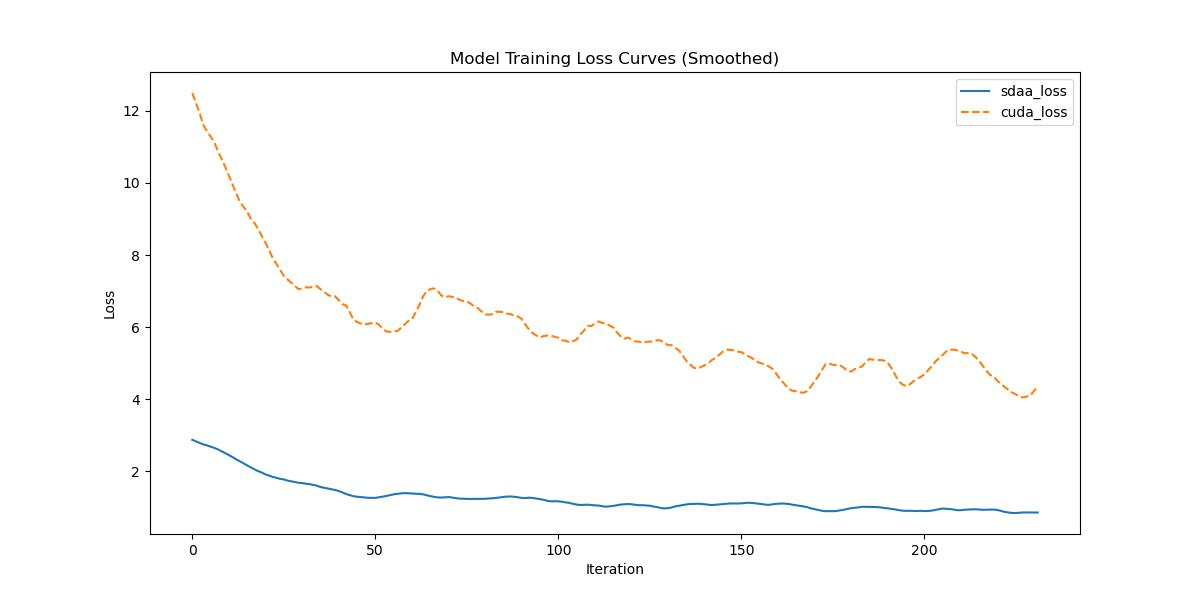

The Python source for this figure:
# BSD 3- Clause License Copyright (c) 2023, Tecorigin Co., Ltd. All rights
# reserved.
# Redistribution and use in source and binary forms, with or without
# modification, are permitted provided that the following conditions are met:
# Redistributions of source code must retain the above copyright notice,
# this list of conditions and the following disclaimer.
# Redistributions in binary form must reproduce the above copyright notice,
# this list of conditions and the following disclaimer in the documentation
# and/or other materials provided with the distribution.
# Neither the name of the copyright holder nor the names of its contributors
# may be used to endorse or promote products derived from this software
# without specific prior written permission.
#
# THIS SOFTWARE IS PROVIDED BY THE COPYRIGHT HOLDERS AND CONTRIBUTORS "AS IS"
# AND ANY EXPRESS OR IMPLIED WARRANTIES, INCLUDING, BUT NOT LIMITED TO, THE
# IMPLIED WARRANTIES OF MERCHANTABILITY AND FITNESS FOR A PARTICULAR PURPOSE
# ARE DISCLAIMED. IN NO EVENT SHALL THE COPYRIGHT HOLDER OR CONTRIBUTORS BE
# LIABLE FOR ANY DIRECT, INDIRECT, INCIDENTAL, SPECIAL, EXEMPLARY, OR
# CONSEQUENTIAL DAMAGES (INCLUDING, BUT NOT LIMITED TO, PROCUREMENT OF
# SUBSTITUTE GOODS OR SERVICES; LOSS OF USE, DATA, OR PROFITS; OR BUSINESS
# INTERRUPTION)
# HOWEVER CAUSED AND ON ANY THEORY OF LIABILITY, WHETHER IN CONTRACT,
# STRICT LIABILITY,OR TORT (INCLUDING NEGLIGENCE OR OTHERWISE)  ARISING IN ANY
# WAY OUT OF THE USE OF THIS SOFTWARE, EVEN IF ADVISED OF THE POSSIBILITY
# OF SUCH DAMAGE.
import re
import numpy as np
import matplotlib.pyplot as plt
from scipy.signal import savgol_filter
def compare_loss(benchmark_loss_array, sdaa_loss_array):

    # 截取前100个step的数据
    benchmark_loss_array = benchmark_loss_array[:100]
    sdaa_loss_array = sdaa_loss_array[:100]
    def MeanRelativeError(cuda_loss, sdaa_loss):
        return ((sdaa_loss - cuda_loss) / cuda_loss).mean()

    def MeanAbsoluteError(cuda_loss, sdaa_loss):
        return (sdaa_loss - cuda_loss).mean()

    benchmark_mean_loss = benchmark_loss_array
    sdaa_mean_loss = sdaa_loss_array

    benchmark_compare_loss = benchmark_mean_loss
    sdaa_compare_loss = sdaa_mean_loss
    mean_relative_error = MeanRelativeError(benchmark_compare_loss, sdaa_compare_loss)
    mean_absolute_error = MeanAbsoluteError(benchmark_compare_loss, sdaa_compare_loss)

    print("MeanRelativeError:", mean_relative_error)
    print("MeanAbsoluteError:", mean_absolute_error)

    if mean_relative_error <= mean_absolute_error:
        print("Rule,mean_relative_error", mean_relative_error)
    else:
        print("Rule,mean_absolute_error", mean_absolute_error)

    print_str = f"{mean_relative_error=} <= 0.05 or {mean_absolute_error=} <= 0.0002"
    if mean_relative_error <= 0.05 or mean_absolute_error <= 0.0002:
        print('pass', print_str)
        return True, print_str
    else:
        print('fail', print_str)
        return False, print_str

def parse_string(string):
    #默认取rank 0 进行对比，这里根据情况修改
    pattern=r"loss:\s*([\d\.e-]+)"
    pattern1=r"rank : 0  train.loss : ([\d\.e-]+)"
    match = re.findall(pattern, string)  or re.findall(pattern1, string)
    return match

def parse_loss(ret_list):
    step_num=len(ret_list)
    loss_arr = np.zeros(shape=(step_num, ))
    i=0
    for loss in ret_list:
        loss = float(loss)
        loss_arr[i] = loss
        i+=1
        if i>=step_num: break
    print(loss_arr)
    return loss_arr


def plot_loss(sdaa_loss,a100_loss):
    fig, ax = plt.subplots(figsize=(12, 6))

    smoothed_losses = savgol_filter(sdaa_loss, 5, 1)
    x = list(range(len(sdaa_loss)))
    ax.plot(x, smoothed_losses, label="sdaa_loss")

    smoothed_losses = savgol_filter(a100_loss, 5, 1)
    x = list(range(len(a100_loss)))
    ax.plot(x, smoothed_losses, "--", label="cuda_loss")

    ax.set_xlabel("Iteration")
    ax.set_ylabel("Loss")
    ax.set_title("Model Training Loss Curves (Smoothed)")
    ax.legend()
    plt.savefig("loss.jpg")

if __name__=="__main__":
    from argparse import ArgumentParser,ArgumentTypeError
    parser = ArgumentParser(description='modelzoo')
    parser.add_argument('--sdaa-log', type=str,default="sdaa.log")
    parser.add_argument('--cuda-log', type=str,default="cuda.log")
    args=parser.parse_args()

    sdaa_log = args.sdaa_log   
    with open(sdaa_log, 'r') as f:
        s = f.read()
    sdaa_res = parse_string(s)

    a100_log = args.cuda_log  
    with open(a100_log, 'r') as f:
        s = f.read()
    a100_res = parse_string(s)
    length=min(len(a100_res),len(sdaa_res))
    sdaa_loss = parse_loss(sdaa_res[:length])
    a100_loss = parse_loss(a100_res[:length])
    compare_loss(a100_loss, sdaa_loss) # 比较loss
    plot_loss(sdaa_loss,a100_loss) # 对比loss曲线图
